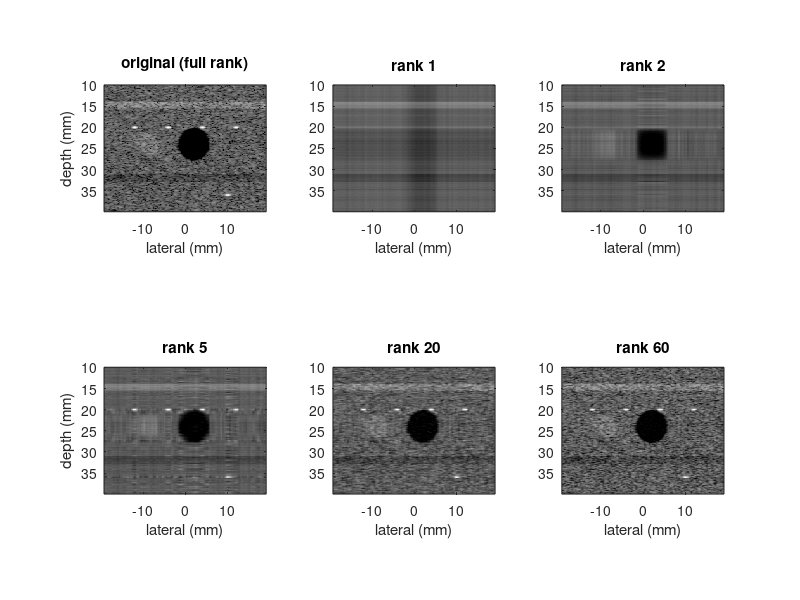
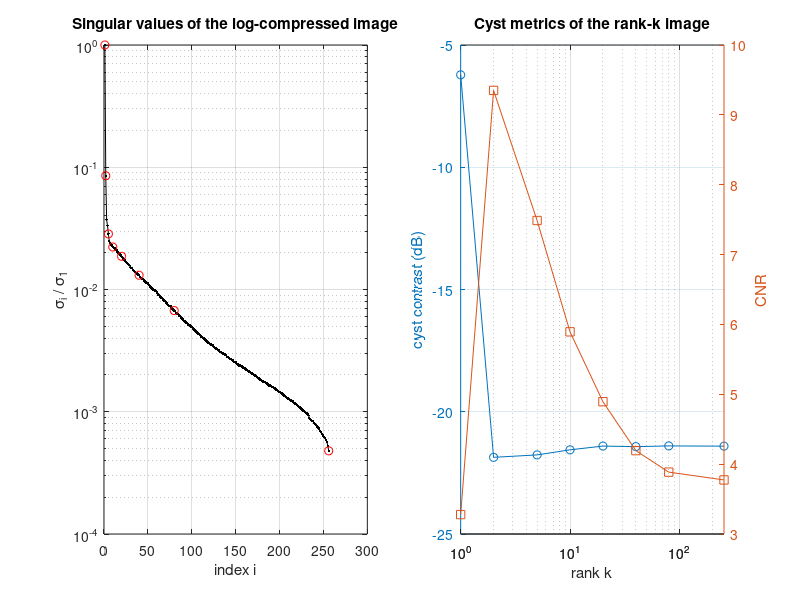

Write the MATLAB code that produced these figures, in order.
%% m06_svd_cyst.m  --  Module 06: low-rank approximation of a B-mode cyst phantom
% Purpose : Build a synthetic B-mode image (random scatterers * 2-D RF PSF,
%           anechoic cyst, point targets, layers), detect the envelope with an
%           FFT-based analytic signal, log-compress, then study rank-k
%           approximations: images at ranks 1, 2, 5, 20, 60, the singular-value
%           spectrum, the Eckart-Young identities ||B - B_k||_F^2 = sum_{i>k} sigma_i^2
%           and ||B - B_k||_2 = sigma_{k+1}, a rival rank-k approximation that
%           must lose, and cyst contrast / CNR vs k.
% Change  : f0, PSF widths, cyst radius, dynamic range DR, the list of ranks ks.
% Expect  : both Eckart-Young identities hold (Frobenius to ~1e-14, spectral norm to
%           the printed digits); the rival rank-k approximation loses by 1.5-2.2x;
%           rank 1 already holds 97.3 % of the energy (the -30 dB mean level), so
%           judge the images, not the percentage. Cyst contrast about -21 dB at full
%           rank, capped by the 60 dB display floor (the cyst interior is clipped),
%           and only -6 dB at k = 1; CNR peaks at k = 2 (9.4 vs 3.8 at full rank)
%           because low rank averages speckle, at the price of separable streaks.
% Runtime : ~4 s in Octave.
clear; close all; rng(1);

%% 1. Geometry and RF point-spread function
c0 = 1540; f0 = 5e6; fs = 40e6;              % m/s, Hz, Hz
dz = c0/(2*fs);                              % axial sample spacing (m), 19.25 um
dx = 0.15e-3;                                % lateral line spacing (m)
z = (10e-3:dz:40e-3)'; x = (-19.2e-3:dx:19.2e-3-dx);  % 1559 x 256 grid
Nz = numel(z); Nx = numel(x);
sz = 0.12e-3;                                % axial envelope std (m), FWHM 0.28 mm
sx = 0.30e-3;                                % lateral beam std (m), FWHM 0.71 mm
kz = (-ceil(4*sz/dz):ceil(4*sz/dz))'*dz;  kx = (-ceil(4*sx/dx):ceil(4*sx/dx))*dx;
psf = exp(-kz.^2/(2*sz^2)) .* cos(2*pi*f0*2*kz/c0) * exp(-kx.^2/(2*sx^2));  % RF PSF (two-way phase)

%% 2. Scatterer field: echogenicity map x Gaussian random amplitudes
[X, Z] = meshgrid(x, z);
echo = ones(Nz, Nx);
echo(Z > 14e-3 & Z < 15.5e-3) = 6;           % bright layer (+7.8 dB)
echo(Z > 31e-3 & Z < 33e-3)   = 0.3;         % dark layer (-5.2 dB)
cyst = (X - 2e-3).^2 + (Z - 24e-3).^2 < (4e-3)^2;
echo(cyst) = 0;                              % anechoic cyst, radius 4 mm
incl = ((X + 9e-3)/3e-3).^2 + ((Z - 24e-3)/2.5e-3).^2 < 1;
echo(incl) = 3;                              % hyperechoic inclusion (+4.8 dB)
scat = sqrt(echo) .* randn(Nz, Nx);          % one random scatterer per sample
pts = [-12e-3 20e-3; -4e-3 20e-3; 4e-3 20e-3; 12e-3 20e-3; 10e-3 36e-3];
for p = 1:size(pts,1)
    [~, iz] = min(abs(z - pts(p,2))); [~, ix] = min(abs(x - pts(p,1)));
    scat(iz, ix) = scat(iz, ix) + 400;        % point targets (wires)
end
% 2-D convolution via zero-padded FFTs (base MATLAB conv2 would also work)
Pz = Nz + numel(kz) - 1; Px = Nx + numel(kx) - 1;
rf = real(ifft2(fft2(scat, Pz, Px) .* fft2(psf, Pz, Px)));
oz = (numel(kz)-1)/2; ox = (numel(kx)-1)/2;
rf = rf(oz+(1:Nz), ox+(1:Nx));
rf = rf + 0.002*std(rf(:))*randn(Nz, Nx);    % electronic noise, -54 dB re mean speckle

%% 3. Envelope (analytic signal via FFT, no toolbox hilbert) and log compression
N = Nz; h = zeros(N,1); h(1) = 1;
if mod(N,2) == 0, h(N/2+1) = 1; h(2:N/2) = 2; else, h(2:(N+1)/2) = 2; end
env = abs(ifft(fft(rf) .* repmat(h, 1, Nx)));
env = env(1:4:end, :); zd = z(1:4:end);      % decimate axially to 77 um pixels
cystd = cyst(1:4:end, :);
bgd = ~cystd & abs(Z(1:4:end,:) - 24e-3) < 4e-3 & abs(X(1:4:end,:) - 2e-3) > 6e-3 & abs(X(1:4:end,:) + 9e-3) > 5e-3;
DR = 60;                                     % dynamic range (dB)
B = 20*log10(env/max(env(:)));  B = max(B, -DR);   % log-compressed image (dB), A in the text
[m, n] = size(B);
fprintf('B-mode image %d x %d pixels (%.0f um axial x %.0f um lateral), DR = %d dB\n', m, n, 4*dz*1e6, dx*1e6, DR);

%% 4. SVD, spectrum, Eckart-Young check, cyst metrics vs rank
[U, S, V] = svd(B, 'econ'); s = diag(S);
inC = cystd & ((X(1:4:end,:) - 2e-3).^2 + (Z(1:4:end,:) - 24e-3).^2 < (3e-3)^2);  % cyst core
ks = [1 2 5 10 20 40 80 n];
fprintf('\nEckart-Young: ||B-Bk||_F^2 = sum_{i>k} sigma_i^2 and ||B-Bk||_2 = sigma_{k+1}\n');
fprintf('   k   energy%%   ||B-Bk||_F^2    sum_{i>k} s^2   rel.diff   ||B-Bk||_2  sigma_k+1  contrast(dB)  CNR\n');
con = zeros(size(ks)); cnr = con;
for j = 1:numel(ks)
    k = ks(j);
    Bk = U(:,1:k)*S(1:k,1:k)*V(:,1:k)';
    e2 = norm(B - Bk, 'fro')^2; tail = sum(s(k+1:end).^2);
    if k < n, e2s = norm(B - Bk, 2); sk1 = s(k+1); else, e2s = 0; sk1 = 0; end
    mc = mean(Bk(inC)); mb = mean(Bk(bgd));
    con(j) = mc - mb;                        % contrast on the dB image
    cnr(j) = abs(mc - mb)/sqrt(var(Bk(inC)) + var(Bk(bgd)));
    if tail > 0, rd = abs(e2 - tail)/tail; else, rd = 0; end
    fprintf('%4d   %7.3f   %13.6e   %13.6e   %8.1e   %9.3f  %9.3f   %7.1f     %5.2f\n', k, 100*sum(s(1:k).^2)/sum(s.^2), e2, tail, rd, e2s, sk1, con(j), cnr(j));
end
fprintf('sigma_1 / sigma_n = %.3g;  ranks for 99%% energy: %d;  for 99.9%%: %d\n', s(1)/s(end), ...
    find(cumsum(s.^2)/sum(s.^2) >= 0.99, 1), find(cumsum(s.^2)/sum(s.^2) >= 0.999, 1));
fprintf('(Energy is dominated by the mean level: judge the residual image, not the percentage.)\n');
% Optimality: any other rank-k matrix does worse. Rival: project B onto the span of
% its k highest-energy columns (column-subset selection, a common "cheap" low rank).
[~, ord] = sort(sum(B.^2, 1), 'descend');
fprintf('\nRival rank-k approximation (span of the k strongest columns) vs truncated SVD, Frobenius error ratio:\n');
for k = [1 5 20 60]
    Q = orth(B(:, ord(1:k))); Bc = Q*(Q'*B);
    fprintf('  k = %2d: ||B-Bc||_F / ||B-Bk||_F = %.3f  (>= 1 by Eckart-Young)\n', k, norm(B - Bc, 'fro')/sqrt(sum(s(k+1:end).^2)));
end

%% 5. Figures
figure('Position', [50 50 1000 640]);
show = [n 1 2 5 20 60]; ttl = {'original (full rank)', 'rank 1', 'rank 2', 'rank 5', 'rank 20', 'rank 60'};
for j = 1:numel(show)
    k = show(j); Bk = U(:,1:k)*S(1:k,1:k)*V(:,1:k)';
    subplot(2,3,j); imagesc(x*1e3, zd*1e3, Bk, [-DR 0]); colormap(gray); axis image;
    title(ttl{j}); xlabel('lateral (mm)'); if mod(j,3) == 1, ylabel('depth (mm)'); end
end
figure('Position', [50 50 1000 360]);
subplot(1,2,1); semilogy(s/s(1), 'k.-'); grid on; hold on;
semilogy(ks, s(ks)/s(1), 'ro');
xlabel('index i'); ylabel('\sigma_i / \sigma_1'); title('Singular values of the log-compressed image');
subplot(1,2,2); [ax, h1, h2] = plotyy(ks, con, ks, cnr); set(ax, 'XScale', 'log');
set(h1, 'Marker', 'o'); set(h2, 'Marker', 's'); grid on;
xlabel('rank k'); ylabel(ax(1), 'cyst contrast (dB)'); ylabel(ax(2), 'CNR');
title('Cyst metrics of the rank-k image');
